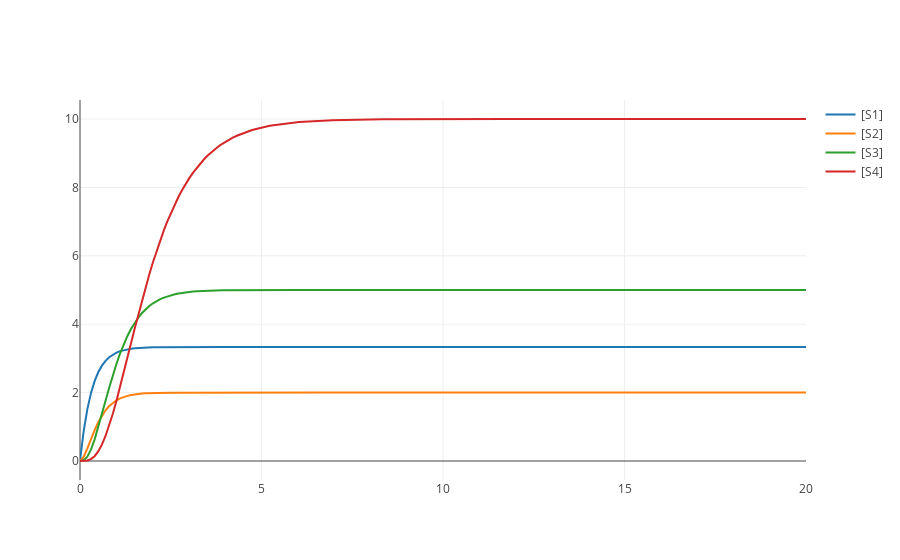

Notebook code for this chart:
### Code cell
one.reset()
result = one.simulate(0,20,200)
one.plot()
one.getSteadyStateValues()

### Figure 1 — Plotly figure (JSON) as saved in the notebook; plotly's stock layout.template omitted (floating-point values rounded to 4 significant figures; data arrays with more than 128 entries replaced by an {"elided": "..."} marker saying what was removed)
{"data": [{"type": "scatter", "x": {"elided": "200 float values"}, "y": {"elided": "200 float values"}, "name": "[S1]", "mode": "lines"}, {"type": "scatter", "x": {"elided": "200 float values"}, "y": {"elided": "200 float values"}, "name": "[S2]", "mode": "lines"}, {"type": "scatter", "x": {"elided": "200 float values"}, "y": {"elided": "200 float values"}, "name": "[S3]", "mode": "lines"}, {"type": "scatter", "x": {"elided": "200 float values"}, "y": {"elided": "200 float values"}, "name": "[S4]", "mode": "lines"}], "layout": {}}
